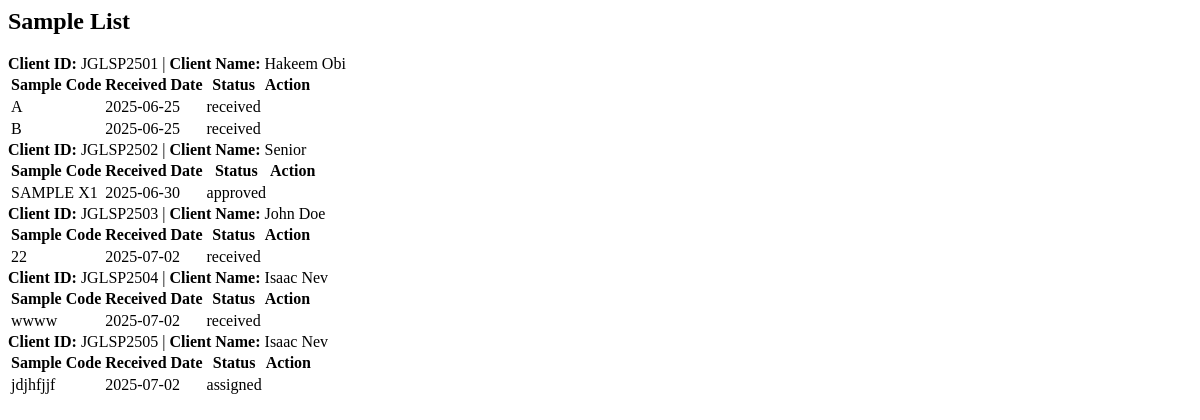
/samples/ (signed in), run on an earlier commit of the app's database.
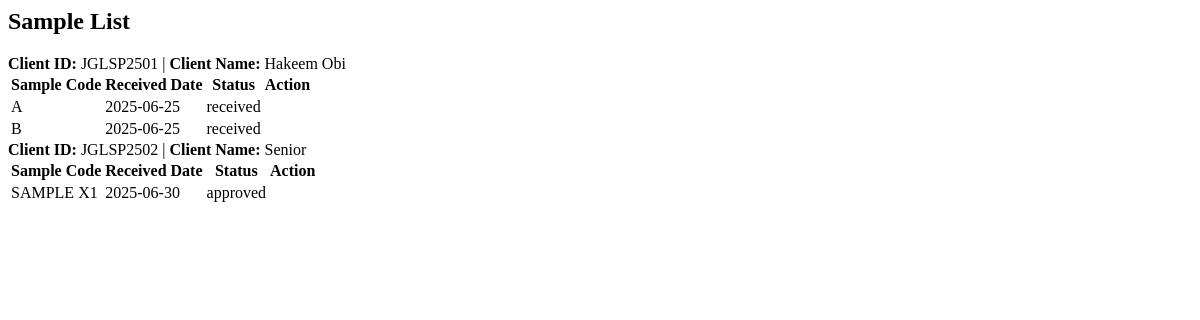
And on a later commit of the database.
### lims/models/client.py (models this page shows, shortened)
class Client(models.Model):
    client_id = models.CharField(max_length=20, unique=True)
    name = models.CharField(max_length=100)
    organization = models.CharField(max_length=150)
    email = models.EmailField()
    phone = models.CharField(max_length=20)
    address = models.TextField()
    token = models.CharField(max_length=20, unique=True, blank=True)
    created = models.DateTimeField(auto_now_add=True)
    coa_released = models.BooleanField(default=False)

### lims/models/sample.py (models this page shows)
class Sample(models.Model):
    client = models.ForeignKey(Client, on_delete=models.CASCADE)
    sample_code = models.CharField(max_length=50, unique=True)
    sample_type = models.CharField(max_length=100)
    weight = models.DecimalField(max_digits=6, decimal_places=2)
    temperature = models.DecimalField(max_digits=5, decimal_places=2, null=True, blank=True)
    humidity = models.DecimalField(max_digits=5, decimal_places=2, null=True, blank=True)
    status = models.CharField(max_length=20, choices=SampleStatus.choices, default=SampleStatus.RECEIVED)
    received_date = models.DateField(auto_now_add=True)
    verified_at = models.DateTimeField(null=True, blank=True)
    coa_released = models.BooleanField(default=False)
    manager_comment = models.TextField(blank=True, null=True)

### lims/views/clerk_views.py (the view)
# urls.py: path("samples/", views.sample_list, name="sample_list"),
@login_required
def sample_list(request):
    samples = (
        Sample.objects
        .exclude(sample_code__startswith="QC-")
        .select_related("client")
        .order_by("client__client_id", "-received_date")
    )
    return render(request, "lims/sample_list.html", {"samples": samples})

### lims/templates/lims/sample_list.html
<div class="container mt-4">
  <h2>Sample List</h2>
  {% regroup samples by client.client_id as client_groups %}
  {% for group in client_groups %}
    <div class="card mb-4">
      <div class="card-header bg-primary text-white">
        <strong>Client ID:</strong> {{ group.grouper }} |
        <strong>Client Name:</strong> {{ group.list.0.client.name }}
      </div>
      <div class="card-body p-0">
        <table class="table table-bordered table-striped table-sm mb-0">
          <thead class="table-light">
            <tr>
              <th>Sample Code</th>
              <th>Received Date</th>
              <th>Status</th>
              <th>Action</th>
            </tr>
          </thead>
          <tbody>
            {% for sample in group.list %}
              <tr>
                <td>{{ sample.sample_code }}</td>
                <td>{{ sample.received_date|date:"Y-m-d" }}</td>
                <td>{{ sample.status }}</td>
              </tr>
            {% endfor %}
          </tbody>
        </table>
      </div>
    </div>
  {% empty %}
    <p class="text-center">No samples found.</p>
  {% endfor %}
</div>

What changed in the data, as far as the page shows it:
removed Client: grouper "JGLSP2503"
removed Sample: list.0.client.name "John Doe", sample_code "22", received_date "2025-07-02", status "received", shown under "JGLSP2503"
removed Client: grouper "JGLSP2504"
removed Sample: list.0.client.name "Isaac Nev", sample_code "wwww", received_date "2025-07-02", status "received", shown under "JGLSP2504"
removed Client: grouper "JGLSP2505"
removed Sample: list.0.client.name "Isaac Nev", sample_code "jdjhfjjf", received_date "2025-07-02", status "assigned", shown under "JGLSP2505"
Also different on the page:
list line gone: "Client ID: | Client Name: Sample Code Received Date Status Action"
